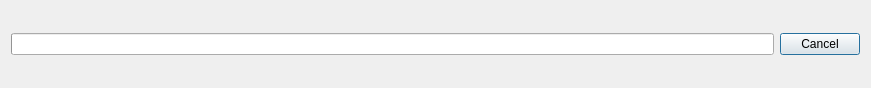
<?xml version="1.0" encoding="UTF-8"?>
<ui version="4.0">
 <class>backupwindow</class>
 <widget class="QWidget" name="backupwindow">
  <property name="geometry">
   <rect>
    <x>0</x>
    <y>0</y>
    <width>871</width>
    <height>88</height>
   </rect>
  </property>
  <property name="sizePolicy">
   <sizepolicy hsizetype="Ignored" vsizetype="Ignored">
    <horstretch>0</horstretch>
    <verstretch>0</verstretch>
   </sizepolicy>
  </property>
  <property name="windowTitle">
   <string>Backup Definition</string>
  </property>
  <layout class="QVBoxLayout" name="verticalLayout_10">
   <item>
    <layout class="QVBoxLayout" name="verticalLayout_9">
     <item>
      <widget class="QLabel" name="progresslabel">
       <property name="sizePolicy">
        <sizepolicy hsizetype="Expanding" vsizetype="Preferred">
         <horstretch>0</horstretch>
         <verstretch>0</verstretch>
        </sizepolicy>
       </property>
       <property name="text">
        <string/>
       </property>
      </widget>
     </item>
     <item>
      <layout class="QHBoxLayout" name="horizontalLayout">
       <item>
        <widget class="QProgressBar" name="progressbar">
         <property name="orientation">
          <enum>Qt::Horizontal</enum>
         </property>
        </widget>
       </item>
       <item>
        <widget class="QPushButton" name="cancelButt">
         <property name="toolTip">
          <string>This button stores all your changes of the
backup configuration. If a backup is already
running, it is used to cancel the backup run.</string>
         </property>
         <property name="text">
          <string>Cancel</string>
         </property>
         <property name="default">
          <bool>true</bool>
         </property>
        </widget>
       </item>
      </layout>
     </item>
     <item>
      <widget class="QLabel" name="actualfile">
       <property name="sizePolicy">
        <sizepolicy hsizetype="Expanding" vsizetype="Preferred">
         <horstretch>0</horstretch>
         <verstretch>0</verstretch>
        </sizepolicy>
       </property>
       <property name="maximumSize">
        <size>
         <width>16777215</width>
         <height>16777215</height>
        </size>
       </property>
       <property name="text">
        <string/>
       </property>
       <property name="alignment">
        <set>Qt::AlignLeading|Qt::AlignLeft|Qt::AlignVCenter</set>
       </property>
       <property name="wordWrap">
        <bool>false</bool>
       </property>
      </widget>
     </item>
    </layout>
   </item>
  </layout>
 </widget>
 <layoutdefault spacing="6" margin="11"/>
 <resources/>
 <connections>
  <connection>
   <sender>cancelButt</sender>
   <signal>clicked()</signal>
   <receiver>backupwindow</receiver>
   <slot>cancel()</slot>
   <hints>
    <hint type="sourcelabel">
     <x>859</x>
     <y>71</y>
    </hint>
    <hint type="destinationlabel">
     <x>20</x>
     <y>20</y>
    </hint>
   </hints>
  </connection>
 </connections>
 <slots>
  <slot>cancel()</slot>
 </slots>
</ui>
